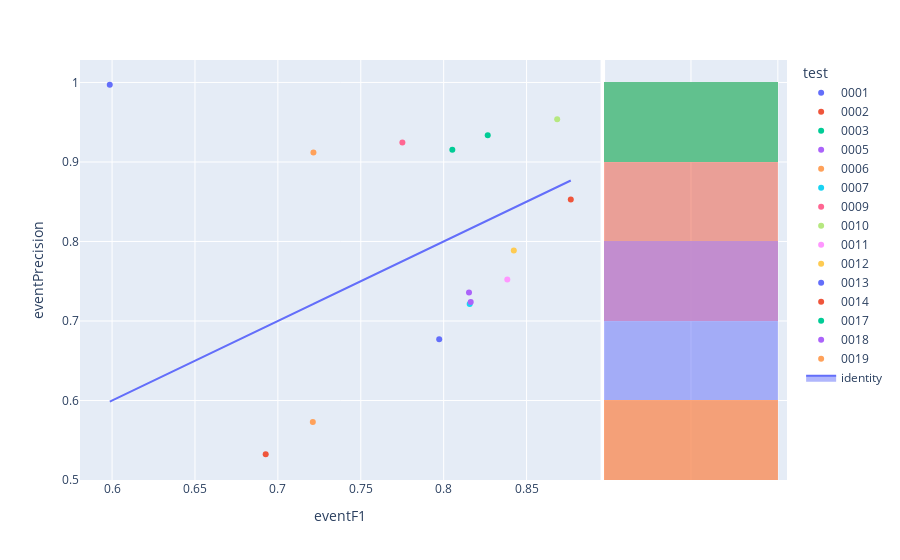

Here is the notebook cell this chart was saved with:
### Code cell
fig=px.scatter(experimentModels_N2,x='eventF1',y='eventPrecision',color='test',hover_name='modelId', marginal_y="histogram")
fig.add_trace(
    go.Scatter(x=experimentModels_N2['eventF1'], y=experimentModels_N2['eventF1'], name="identity", mode='lines',fill="toself")
)
fig.show()

### Figure 1 — Plotly figure (JSON) as saved in the notebook; plotly's stock layout.template omitted (floating-point values rounded to 4 significant figures)
{"data": [{"hovertemplate": "<b>%{hovertext}</b><br><br>test=0001<br>eventF1=%{x}<br>eventPrecision=%{y}<extra></extra>", "hovertext": ["f3ec491b-0006-4caa-ae15-ae896cb2d67e"], "legendgroup": "0001", "marker": {"color": "#636efa", "symbol": "circle"}, "mode": "markers", "name": "0001", "orientation": "v", "showlegend": true, "type": "scatter", "x": [0.5986], "xaxis": "x", "y": [0.9971], "yaxis": "y"}, {"alignmentgroup": "True", "bingroup": "y", "hovertemplate": "test=0001<br>eventPrecision=%{y}<br>count=%{x}<extra></extra>", "legendgroup": "0001", "marker": {"color": "#636efa"}, "name": "0001", "offsetgroup": "0001", "opacity": 0.5, "showlegend": false, "type": "histogram", "xaxis": "x2", "y": [0.9971], "yaxis": "y2"}, {"hovertemplate": "<b>%{hovertext}</b><br><br>test=0002<br>eventF1=%{x}<br>eventPrecision=%{y}<extra></extra>", "hovertext": ["6491a608-d9e0-4af8-bfcb-4213b7921942"], "legendgroup": "0002", "marker": {"color": "#EF553B", "symbol": "circle"}, "mode": "markers", "name": "0002", "orientation": "v", "showlegend": true, "type": "scatter", "x": [0.8767], "xaxis": "x", "y": [0.8527], "yaxis": "y"}, {"alignmentgroup": "True", "bingroup": "y", "hovertemplate": "test=0002<br>eventPrecision=%{y}<br>count=%{x}<extra></extra>", "legendgroup": "0002", "marker": {"color": "#EF553B"}, "name": "0002", "offsetgroup": "0002", "opacity": 0.5, "showlegend": false, "type": "histogram", "xaxis": "x2", "y": [0.8527], "yaxis": "y2"}, {"hovertemplate": "<b>%{hovertext}</b><br><br>test=0003<br>eventF1=%{x}<br>eventPrecision=%{y}<extra></extra>", "hovertext": ["257f50f6-47f8-43cb-bd89-084609bb54f4"], "legendgroup": "0003", "marker": {"color": "#00cc96", "symbol": "circle"}, "mode": "markers", "name": "0003", "orientation": "v", "showlegend": true, "type": "scatter", "x": [0.8052], "xaxis": "x", "y": [0.9154], "yaxis": "y"}, {"alignmentgroup": "True", "bingroup": "y", "hovertemplate": "test=0003<br>eventPrecision=%{y}<br>count=%{x}<extra></extra>", "legendgroup": "0003", "marker": {"color": "#00cc96"}, "name": "0003", "offsetgroup": "0003", "opacity": 0.5, "showlegend": false, "type": "histogram", "xaxis": "x2", "y": [0.9154], "yaxis": "y2"}, {"hovertemplate": "<b>%{hovertext}</b><br><br>test=0005<br>eventF1=%{x}<br>eventPrecision=%{y}<extra></extra>", "hovertext": ["1531e4ee-35ce-4d1c-a1f9-c3c93a7adb13"], "legendgroup": "0005", "marker": {"color": "#ab63fa", "symbol": "circle"}, "mode": "markers", "name": "0005", "orientation": "v", "showlegend": true, "type": "scatter", "x": [0.8153], "xaxis": "x", "y": [0.7357], "yaxis": "y"}, {"alignmentgroup": "True", "bingroup": "y", "hovertemplate": "test=0005<br>eventPrecision=%{y}<br>count=%{x}<extra></extra>", "legendgroup": "0005", "marker": {"color": "#ab63fa"}, "name": "0005", "offsetgroup": "0005", "opacity": 0.5, "showlegend": false, "type": "histogram", "xaxis": "x2", "y": [0.7357], "yaxis": "y2"}, {"hovertemplate": "<b>%{hovertext}</b><br><br>test=0006<br>eventF1=%{x}<br>eventPrecision=%{y}<extra></extra>", "hovertext": ["ea67e468-eb31-4b91-9973-01efd704fdfd"], "legendgroup": "0006", "marker": {"color": "#FFA15A", "symbol": "circle"}, "mode": "markers", "name": "0006", "orientation": "v", "showlegend": true, "type": "scatter", "x": [0.7215], "xaxis": "x", "y": [0.9118], "yaxis": "y"}, {"alignmentgroup": "True", "bingroup": "y", "hovertemplate": "test=0006<br>eventPrecision=%{y}<br>count=%{x}<extra></extra>", "legendgroup": "0006", "marker": {"color": "#FFA15A"}, "name": "0006", "offsetgroup": "0006", "opacity": 0.5, "showlegend": false, "type": "histogram", "xaxis": "x2", "y": [0.9118], "yaxis": "y2"}, {"hovertemplate": "<b>%{hovertext}</b><br><br>test=0007<br>eventF1=%{x}<br>eventPrecision=%{y}<extra></extra>", "hovertext": ["36af1678-f8a9-4522-bf98-7726af8393a9"], "legendgroup": "0007", "marker": {"color": "#19d3f3", "symbol": "circle"}, "mode": "markers", "name": "0007", "orientation": "v", "showlegend": true, "type": "scatter", "x": [0.8157], "xaxis": "x", "y": [0.7213], "yaxis": "y"}, {"alignmentgroup": "True", "bingroup": "y", "hovertemplate": "test=0007<br>eventPrecision=%{y}<br>count=%{x}<extra></extra>", "legendgroup": "0007", "marker": {"color": "#19d3f3"}, "name": "0007", "offsetgroup": "0007", "opacity": 0.5, "showlegend": false, "type": "histogram", "xaxis": "x2", "y": [0.7213], "yaxis": "y2"}, {"hovertemplate": "<b>%{hovertext}</b><br><br>test=0009<br>eventF1=%{x}<br>eventPrecision=%{y}<extra></extra>", "hovertext": ["da8325b6-379e-496f-acb8-3c105a943c56"], "legendgroup": "0009", "marker": {"color": "#FF6692", "symbol": "circle"}, "mode": "markers", "name": "0009", "orientation": "v", "showlegend": true, "type": "scatter", "x": [0.7751], "xaxis": "x", "y": [0.9246], "yaxis": "y"}, {"alignmentgroup": "True", "bingroup": "y", "hovertemplate": "test=0009<br>eventPrecision=%{y}<br>count=%{x}<extra></extra>", "legendgroup": "0009", "marker": {"color": "#FF6692"}, "name": "0009", "offsetgroup": "0009", "opacity": 0.5, "showlegend": false, "type": "histogram", "xaxis": "x2", "y": [0.9246], "yaxis": "y2"}, {"hovertemplate": "<b>%{hovertext}</b><br><br>test=0010<br>eventF1=%{x}<br>eventPrecision=%{y}<extra></extra>", "hovertext": ["a832e8e9-3213-4caf-b34f-cdd51a27167b"], "legendgroup": "0010", "marker": {"color": "#B6E880", "symbol": "circle"}, "mode": "markers", "name": "0010", "orientation": "v", "showlegend": true, "type": "scatter", "x": [0.8685], "xaxis": "x", "y": [0.9538], "yaxis": "y"}, {"alignmentgroup": "True", "bingroup": "y", "hovertemplate": "test=0010<br>eventPrecision=%{y}<br>count=%{x}<extra></extra>", "legendgroup": "0010", "marker": {"color": "#B6E880"}, "name": "0010", "offsetgroup": "0010", "opacity": 0.5, "showlegend": false, "type": "histogram", "xaxis": "x2", "y": [0.9538], "yaxis": "y2"}, {"hovertemplate": "<b>%{hovertext}</b><br><br>test=0011<br>eventF1=%{x}<br>eventPrecision=%{y}<extra></extra>", "hovertext": ["8e0df4bf-4d23-4aa8-aa60-b26ac4bc4dbf"], "legendgroup": "0011", "marker": {"color": "#FF97FF", "symbol": "circle"}, "mode": "markers", "name": "0011", "orientation": "v", "showlegend": true, "type": "scatter", "x": [0.8384], "xaxis": "x", "y": [0.7523], "yaxis": "y"}, {"alignmentgroup": "True", "bingroup": "y", "hovertemplate": "test=0011<br>eventPrecision=%{y}<br>count=%{x}<extra></extra>", "legendgroup": "0011", "marker": {"color": "#FF97FF"}, "name": "0011", "offsetgroup": "0011", "opacity": 0.5, "showlegend": false, "type": "histogram", "xaxis": "x2", "y": [0.7523], "yaxis": "y2"}, {"hovertemplate": "<b>%{hovertext}</b><br><br>test=0012<br>eventF1=%{x}<br>eventPrecision=%{y}<extra></extra>", "hovertext": ["a4b03b48-4c81-4340-b92a-12f602f553a2"], "legendgroup": "0012", "marker": {"color": "#FECB52", "symbol": "circle"}, "mode": "markers", "name": "0012", "orientation": "v", "showlegend": true, "type": "scatter", "x": [0.8423], "xaxis": "x", "y": [0.7888], "yaxis": "y"}, {"alignmentgroup": "True", "bingroup": "y", "hovertemplate": "test=0012<br>eventPrecision=%{y}<br>count=%{x}<extra></extra>", "legendgroup": "0012", "marker": {"color": "#FECB52"}, "name": "0012", "offsetgroup": "0012", "opacity": 0.5, "showlegend": false, "type": "histogram", "xaxis": "x2", "y": [0.7888], "yaxis": "y2"}, {"hovertemplate": "<b>%{hovertext}</b><br><br>test=0013<br>eventF1=%{x}<br>eventPrecision=%{y}<extra></extra>", "hovertext": ["36e2b73b-50a2-4f5b-a897-2d47546b9d67"], "legendgroup": "0013", "marker": {"color": "#636efa", "symbol": "circle"}, "mode": "markers", "name": "0013", "orientation": "v", "showlegend": true, "type": "scatter", "x": [0.7973], "xaxis": "x", "y": [0.6769], "yaxis": "y"}, {"alignmentgroup": "True", "bingroup": "y", "hovertemplate": "test=0013<br>eventPrecision=%{y}<br>count=%{x}<extra></extra>", "legendgroup": "0013", "marker": {"color": "#636efa"}, "name": "0013", "offsetgroup": "0013", "opacity": 0.5, "showlegend": false, "type": "histogram", "xaxis": "x2", "y": [0.6769], "yaxis": "y2"}, {"hovertemplate": "<b>%{hovertext}</b><br><br>test=0014<br>eventF1=%{x}<br>eventPrecision=%{y}<extra></extra>", "hovertext": ["4c85ce88-cb17-4ddb-b740-096dc6a82d9d"], "legendgroup": "0014", "marker": {"color": "#EF553B", "symbol": "circle"}, "mode": "markers", "name": "0014", "orientation": "v", "showlegend": true, "type": "scatter", "x": [0.6927], "xaxis": "x", "y": [0.5323], "yaxis": "y"}, {"alignmentgroup": "True", "bingroup": "y", "hovertemplate": "test=0014<br>eventPrecision=%{y}<br>count=%{x}<extra></extra>", "legendgroup": "0014", "marker": {"color": "#EF553B"}, "name": "0014", "offsetgroup": "0014", "opacity": 0.5, "showlegend": false, "type": "histogram", "xaxis": "x2", "y": [0.5323], "yaxis": "y2"}, {"hovertemplate": "<b>%{hovertext}</b><br><br>test=0017<br>eventF1=%{x}<br>eventPrecision=%{y}<extra></extra>", "hovertext": ["190d11b0-5ffe-4468-bceb-b8eb940b8f68"], "legendgroup": "0017", "marker": {"color": "#00cc96", "symbol": "circle"}, "mode": "markers", "name": "0017", "orientation": "v", "showlegend": true, "type": "scatter", "x": [0.8266], "xaxis": "x", "y": [0.9337], "yaxis": "y"}, {"alignmentgroup": "True", "bingroup": "y", "hovertemplate": "test=0017<br>eventPrecision=%{y}<br>count=%{x}<extra></extra>", "legendgroup": "0017", "marker": {"color": "#00cc96"}, "name": "0017", "offsetgroup": "0017", "opacity": 0.5, "showlegend": false, "type": "histogram", "xaxis": "x2", "y": [0.9337], "yaxis": "y2"}, {"hovertemplate": "<b>%{hovertext}</b><br><br>test=0018<br>eventF1=%{x}<br>eventPrecision=%{y}<extra></extra>", "hovertext": ["7966aa35-e638-45df-bea9-250c33a3ca62"], "legendgroup": "0018", "marker": {"color": "#ab63fa", "symbol": "circle"}, "mode": "markers", "name": "0018", "orientation": "v", "showlegend": true, "type": "scatter", "x": [0.8163], "xaxis": "x", "y": [0.7238], "yaxis": "y"}, {"alignmentgroup": "True", "bingroup": "y", "hovertemplate": "test=0018<br>eventPrecision=%{y}<br>count=%{x}<extra></extra>", "legendgroup": "0018", "marker": {"color": "#ab63fa"}, "name": "0018", "offsetgroup": "0018", "opacity": 0.5, "showlegend": false, "type": "histogram", "xaxis": "x2", "y": [0.7238], "yaxis": "y2"}, {"hovertemplate": "<b>%{hovertext}</b><br><br>test=0019<br>eventF1=%{x}<br>eventPrecision=%{y}<extra></extra>", "hovertext": ["6d036104-a9ed-4fe7-9d7c-14f319e9d0d8"], "legendgroup": "0019", "marker": {"color": "#FFA15A", "symbol": "circle"}, "mode": "markers", "name": "0019", "orientation": "v", "showlegend": true, "type": "scatter", "x": [0.7211], "xaxis": "x", "y": [0.573], "yaxis": "y"}, {"alignmentgroup": "True", "bingroup": "y", "hovertemplate": "test=0019<br>eventPrecision=%{y}<br>count=%{x}<extra></extra>", "legendgroup": "0019", "marker": {"color": "#FFA15A"}, "name": "0019", "offsetgroup": "0019", "opacity": 0.5, "showlegend": false, "type": "histogram", "xaxis": "x2", "y": [0.573], "yaxis": "y2"}, {"fill": "toself", "mode": "lines", "name": "identity", "type": "scatter", "x": [0.5986, 0.8767, 0.8052, 0.8153, 0.7215, 0.8157, 0.7751, 0.8685, 0.8384, 0.8423, 0.7973, 0.6927, 0.8266, 0.8163, 0.7211], "y": [0.5986, 0.8767, 0.8052, 0.8153, 0.7215, 0.8157, 0.7751, 0.8685, 0.8384, 0.8423, 0.7973, 0.6927, 0.8266, 0.8163, 0.7211]}], "layout": {"barmode": "overlay", "legend": {"title": {"text": "test"}, "tracegroupgap": 0}, "margin": {"t": 60}, "xaxis": {"anchor": "y", "domain": [0, 0.7363], "title": {"text": "eventF1"}}, "xaxis2": {"anchor": "y2", "domain": [0.7413, 1], "matches": "x2", "showgrid": true, "showline": false, "showticklabels": false, "ticks": ""}, "yaxis": {"anchor": "x", "domain": [0, 1], "title": {"text": "eventPrecision"}}, "yaxis2": {"anchor": "x2", "domain": [0, 1], "matches": "y", "showgrid": true, "showticklabels": false}}}
